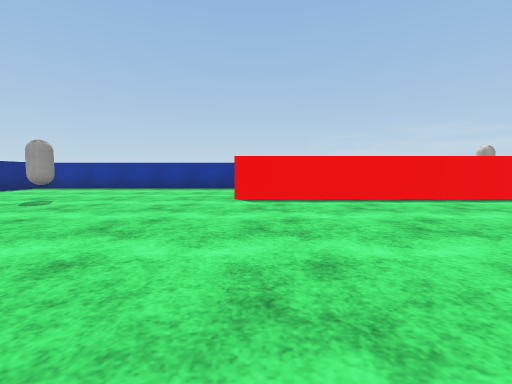
view 1 (above)

17 first-person views from a walk through a 3-D level made in the Unity game engine. The camera is 0.62 m above the floor, tilts 4° down and sees 85° across. The floor is counted in squares, 1 m on a side. Each view is taken from the middle of a square. On the plan, view 1 faces up. The plan holds only what a view shows up to about 9 squares ahead; the rest is blank. The player character is not drawn. Surface patterns are stand-ins for the level's own textures.

view 2
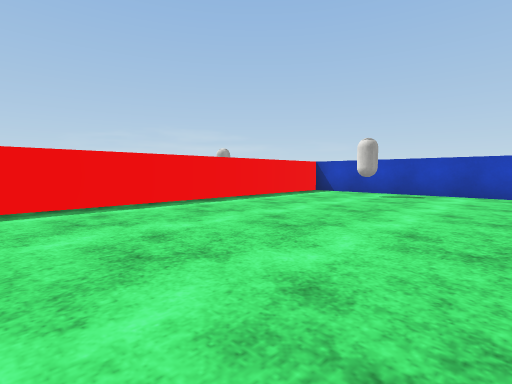

view 3
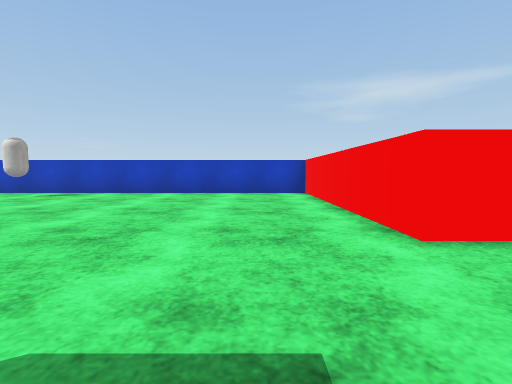

view 4
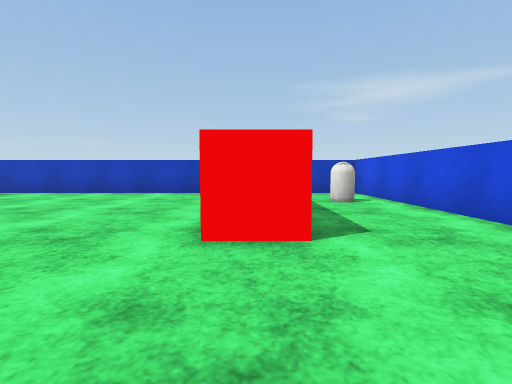

view 5
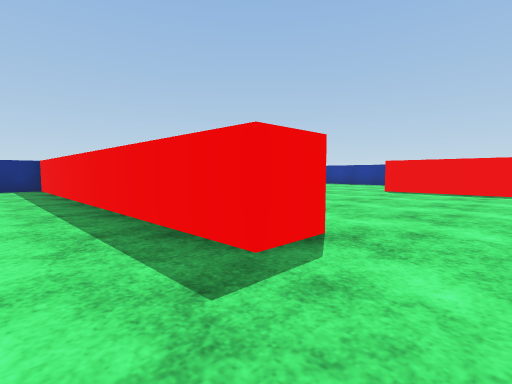

view 6
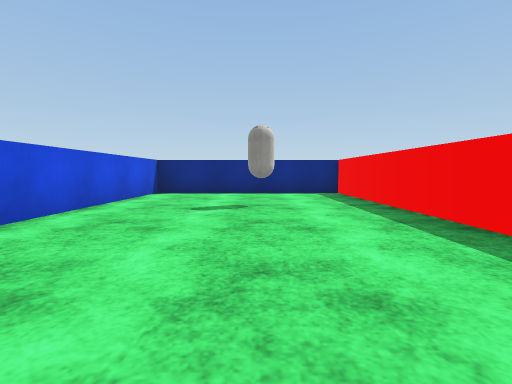

view 7
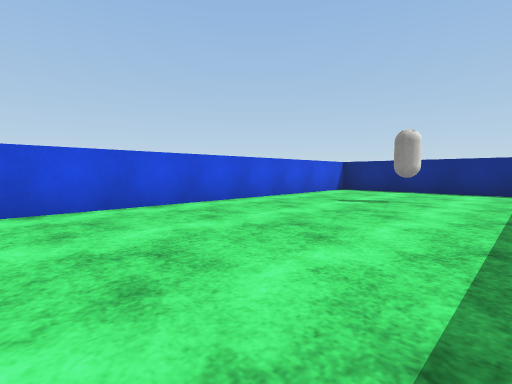

view 8
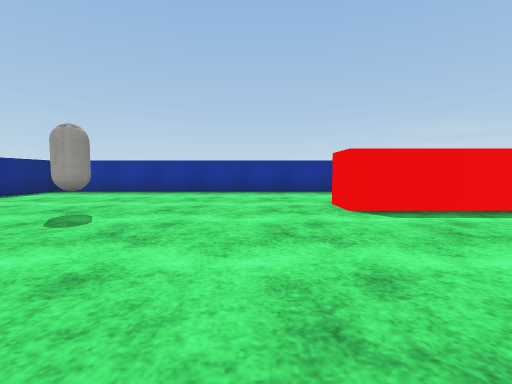

view 9
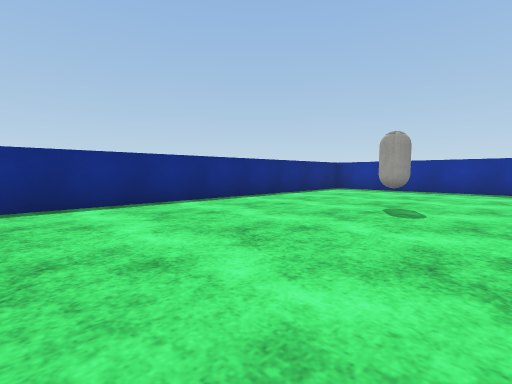

view 10
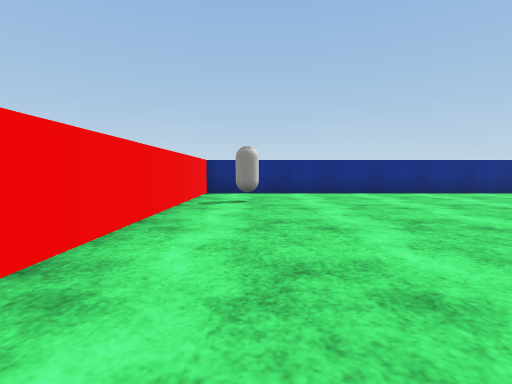

view 11
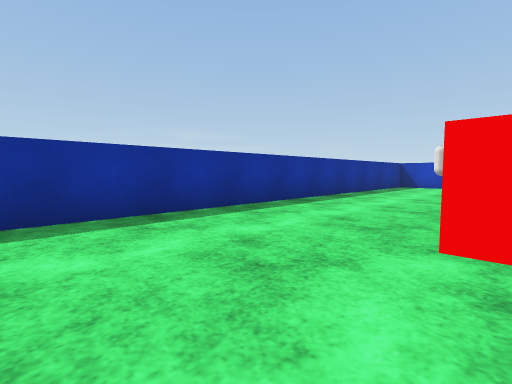

view 12
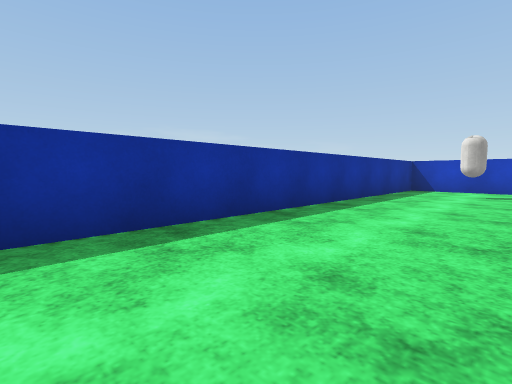

view 13
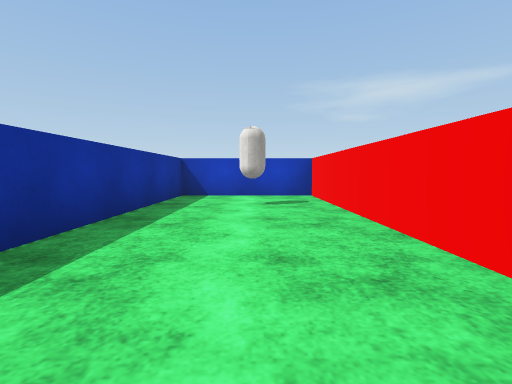

view 14
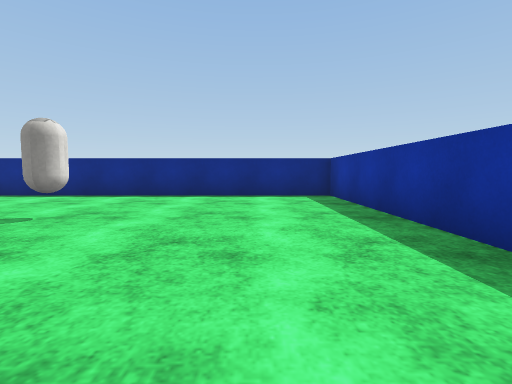

view 15
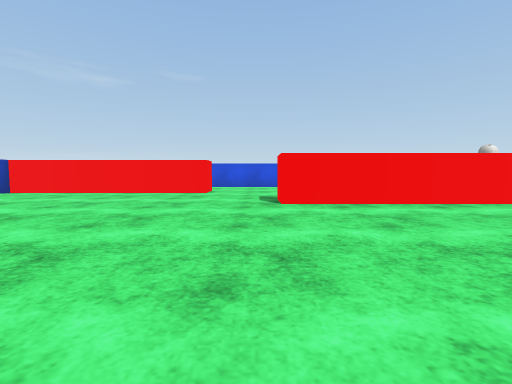

view 16
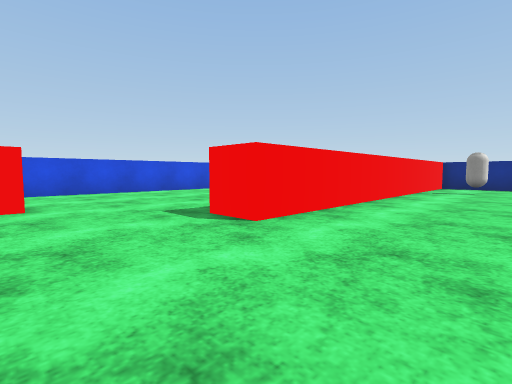

view 17
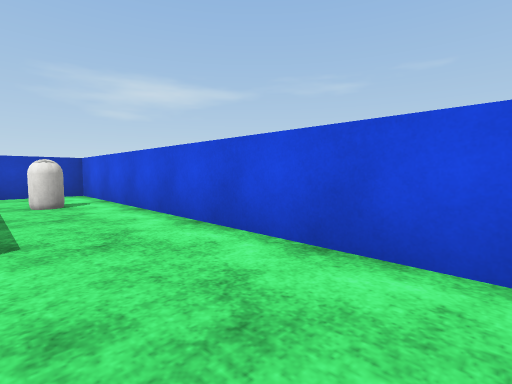

### Floor plan
Points are (right, up) in squares from view 1. A wall is a line through its corners. A room is listed if a view was taken in it or the views show most of it. See-through windows are left out.
Room 1 (views 1, 2, 3, 4, 5, 6, 7, 8, 9, 10, 11, 12, 13, 14, 15, 16, 17)
walls: (3.5, 7.5) (9.5, 7.5) (9.5, 11) (-8.5, 11) (-8.5, -0.5) (1.5, -0.5) (1.5, -1.5) (-8.5, -1.5) (-8.5, -7) (9.5, -7) (9.5, -5.2); (3.5, -4.6) (3.5, -3.5) (9.5, -3.5) (9.5, 5.9); (8.2, 6.5) (-0.5, 6.5) (-0.5, 7.5)
objects: capsule (-6, 1); capsule (-5, -4); capsule (-5, 6); capsule (7, -6); capsule (7, 9); capsule (8, 4)

Where each view was taken, in squares from view 1:
view 1: 0 up, 0 right, facing up
view 2: 1 up, 1 right, facing up-right
view 3: 2 down, 1 right, facing right
view 4: 4 down, 1 right, facing right
view 5: 3 down, 3 right, facing up-left
view 6: 4 down, 0 right, facing left
view 7: 2 down, 1 right, facing down-left
view 8: 2 up, 2 left, facing up
view 9: 1 up, 3 left, facing up-left
view 10: 1 up, 0 right, facing left
view 11: 7 up, 3 left, facing up-right
view 12: 8 up, 1 left, facing up-right
view 13: 9 up, 2 right, facing right
view 14: 9 up, 1 left, facing left
view 15: 5 up, 2 right, facing down
view 16: 2 up, 4 right, facing down-left
view 17: 5 down, 1 right, facing down-right
